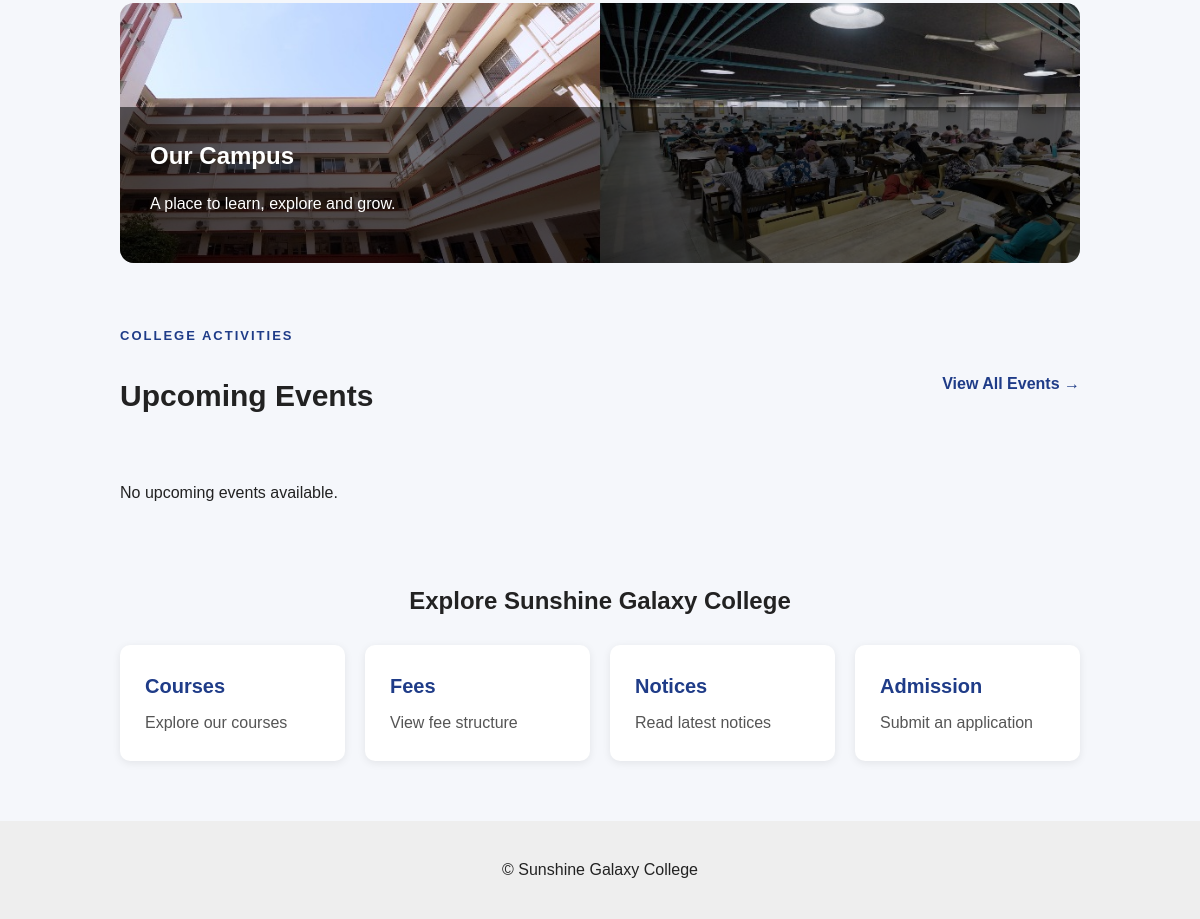
The app's page / (lower part), older data.
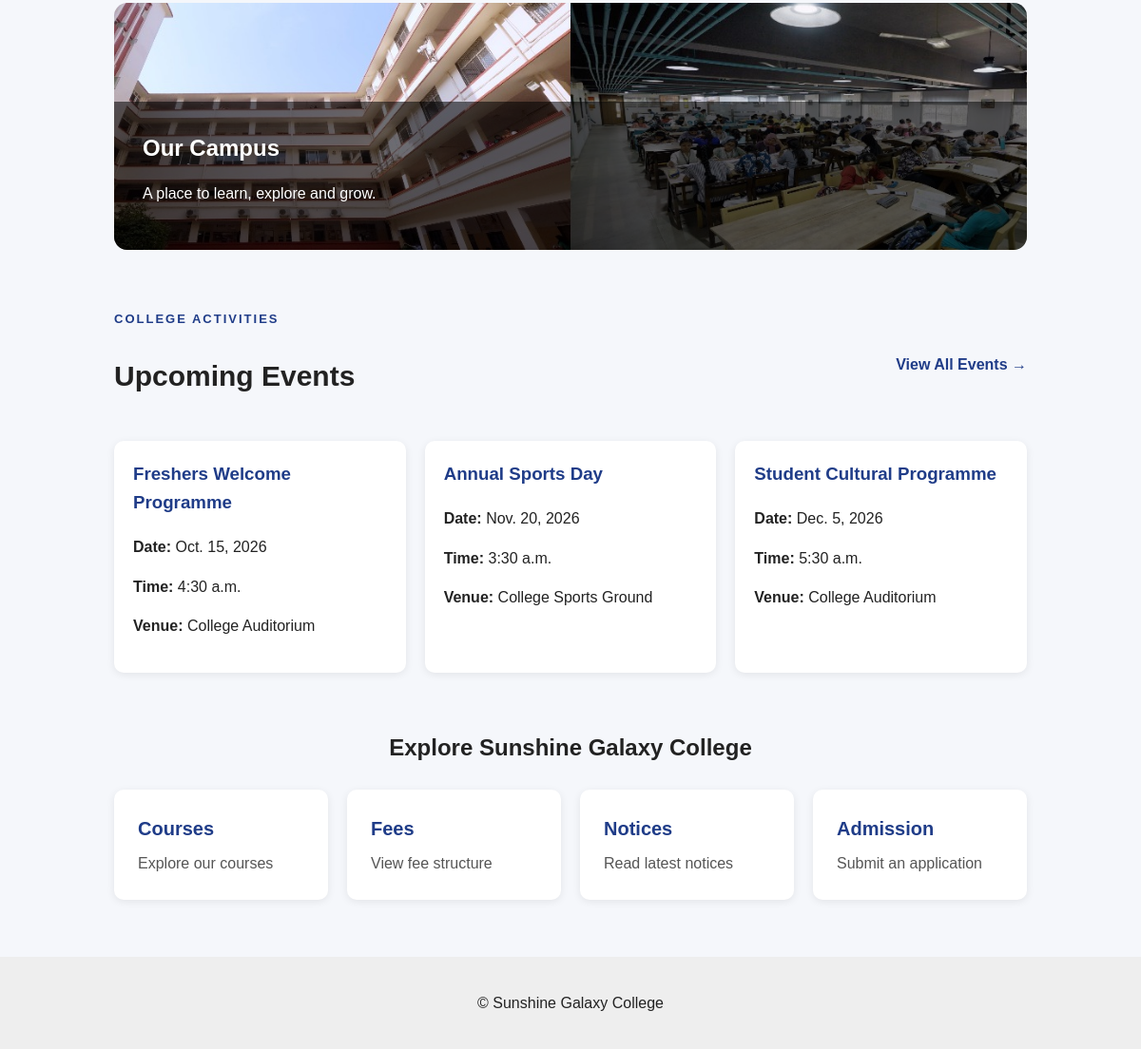
The same page, newer data.
### portal/models.py (models this page shows, shortened)
class Event(models.Model):
    title = models.CharField(max_length=200)
    description = models.TextField()
    date = models.DateField()
    time = models.TimeField()
    venue = models.CharField(max_length=150)
    image = models.FileField(
        upload_to="event_images/",
        blank=True,
        null=True
    )
    class Meta:
        ordering = ["date", "time"]

### core/views.py (the view)
# urls.py: path("", views.home, name="home"),
def home(request):
    events = Event.objects.all()[:3]
    return render(
        request,
        "core/home.html",
        {
            "events": events
        }
    )

### Templates/core/home.html (shortened to what this page needs)
{% extends "base.html" %}
{% load static %}
{% block content %}
<section class="campus-section">
    <img
        src="{% static 'images/College-Library.jpg' %}"
        alt="College library and campus"
    >
    <div class="campus-overlay">
        <h2>Our Campus</h2>
        <p>
            A place to learn, explore and grow.
        </p>
    </div>
</section>
<section class="home-section">
    <div class="section-heading">
        <div>
            <p class="section-label">
                COLLEGE ACTIVITIES
            </p>
            <h2>Upcoming Events</h2>
        </div>
        <a href="{% url 'event_list' %}" class="text-link">
            View All Events →
        </a>
    </div>
    <div class="event-grid">
        {% for event in events %}
            <div class="event-card">
                <h3>{{ event.title }}</h3>
                <p>
                    <strong>Date:</strong>
                    {{ event.date }}
                </p>
                <p>
                    <strong>Time:</strong>
                    {{ event.time }}
                </p>
                <p>
                    <strong>Venue:</strong>
                    {{ event.venue }}
                </p>
            </div>
        {% empty %}
            <p>No upcoming events available.</p>
        {% endfor %}
    </div>
</section>
<section class="quick-links">
    <h2>Explore Sunshine Galaxy College</h2>
    <div class="quick-link-grid">
        <a href="{% url 'course_list' %}">
            <strong>Courses</strong>
            <span>Explore our courses</span>
        </a>
        <a href="{% url 'fees' %}">
            <strong>Fees</strong>
            <span>View fee structure</span>
        </a>
        <a href="{% url 'notice_list' %}">
            <strong>Notices</strong>
            <span>Read latest notices</span>
        </a>
        <a href="{% url 'admission' %}">
            <strong>Admission</strong>
            <span>Submit an application</span>
        </a>
    </div>
</section>
{% endblock %}

Row changes from the older to the newer data that the page shows:
added Event: title "Freshers Welcome Programme", date "Oct. 15, 2026", time "4:30 a.m.", venue "College Auditorium"
added Event: title "Annual Sports Day", date "Nov. 20, 2026", time "3:30 a.m.", venue "College Sports Ground"
added Event: title "Student Cultural Programme", date "Dec. 5, 2026", time "5:30 a.m.", venue "College Auditorium"
Text that changed along with them:
text no longer shown: "No upcoming events available."
